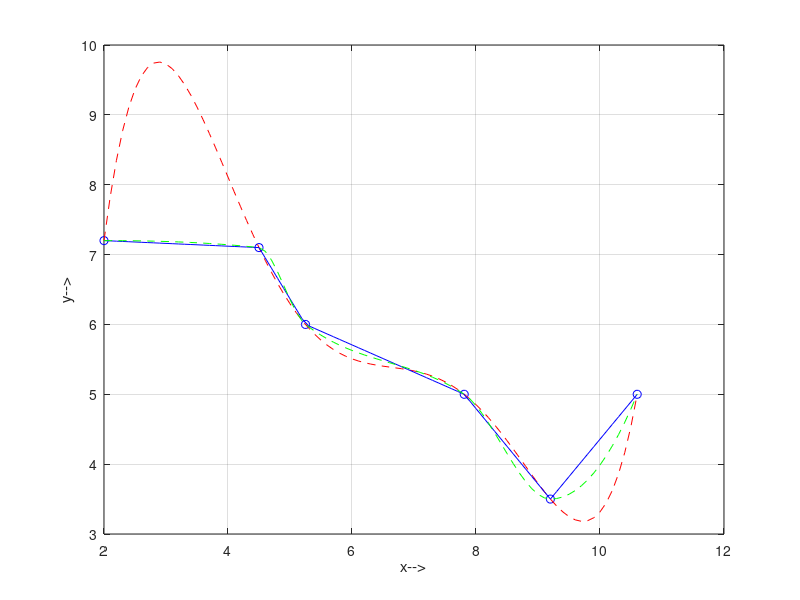

Here is the MATLAB script that generated this plot: (Note: this script raises an error after producing the figure.)
clc
close all
clear

%% Aufgabe 1
Xpos = [2, 4.5, 5.25, 7.81, 9.2, 10.6];
Ypos =[7.2, 7.1, 6, 5, 3.5, 5];
plot(Xpos,Ypos,'bo'),xlabel("x-->"),ylabel("y-->"),grid,hold;

dx = 0.1;
Xpoints = Xpos(1):dx:Xpos(end);
%% Interpolation durch Polynom 5. grades
polykoeff = polyfit(Xpos,Ypos,5);
Ypoint=polyval(polykoeff,Xpoints);
plot(Xpoints,Ypoint,'r--');

%% Lineare Spline Interpolation
Ylin = interp1(Xpos,Ypos,Xpoints,'linear');
plot(Xpoints,Ylin,'b');

%% Kubishe Spline Interpolation
Ykub = interp1(Xpos,Ypos,Xpoints,'PCHIP');
plot(Xpoints,Ykub,'g--');

%% MYspline 
ymy = mySpline(Xpos,Ypos,Xpoints);
plot(Xpoints,ymy,'g'),legend('coordinates','polynom 5.grad','linear','cubic','mySpline');









